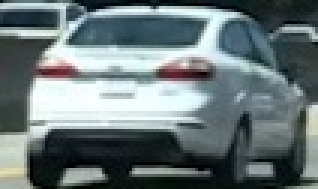
#> input picture lesson_20_object_detection/16_spatial_spinning_of_color/cutouts/cutout1.jpg, 106 x 63 px (shown 3 times larger)
$ python spatial_bin.py
#> lines starting #> are read from the running program, lines starting #| are printed output that depends on the picture
import numpy as np
import cv2
import matplotlib.pyplot as plt
import matplotlib.image as mpimg

# Read in an image
# You can also read cutout2, 3, 4 etc. to see other examples
# image = mpimg.imread('cutout1.jpg')

image_list = ['./cutouts/cutout1.jpg', './cutouts/cutout2.jpg', './cutouts/cutout3.jpg',
              './cutouts/cutout4.jpg', './cutouts/cutout5.jpg', './cutouts/cutout6.jpg']

image_list = image_list + ['others/31-car.png', 'others/53-car.png', 'others/2-nocar.png',
                           'others/8-nocar.png', 'others/3-nocar.png', 'others/25-car.png']

# Define a function to compute color histogram features
# Pass the color_space flag as 3-letter all caps string
# like 'HSV' or 'LUV' etc.
# KEEP IN MIND IF YOU DECIDE TO USE THIS FUNCTION LATER
# IN YOUR PROJECT THAT IF YOU READ THE IMAGE WITH
# cv2.imread() INSTEAD YOU START WITH BGR COLOR!
def bin_spatial(img, color_space='RGB', size=(32, 32)):
    # Convert image tonew color space (if specified)
    if color_space == 'HSV':
        img_copy = cv2.cvtColor(img, cv2.COLOR_RGB2HSV)
    elif color_space == 'LUV':
        img_copy = cv2.cvtColor(img, cv2.COLOR_RGB2LUV)
    elif color_space == 'HLS':
        img_copy = cv2.cvtColor(img, cv2.COLOR_RGB2HLS)
    elif color_space == 'LAB':
        img_copy = cv2.cvtColor(img, cv2.COLOR_RGB2LAB)
    else:
        img_copy = np.copy(img)
    # Use cv2.resize().ravel() to create the feature vector
    dst = cv2.resize(img_copy, size)

    features = dst.ravel()

    # Return the feature vector
    return features

color_spaces = ['RGB', 'HSV', 'LUV', 'HLS', 'LAB']

for image_name in image_list:
    for color_space in color_spaces:
        image = mpimg.imread(image_name)
#> image is the input picture: shape (63, 106, 3); mean R, G, B 105.4, 118.5, 120.3

        feature_vec = bin_spatial(image, color_space=color_space, size=(32, 32))
#> in bin_spatial, `dst = cv2.resize(img_copy, size)`:
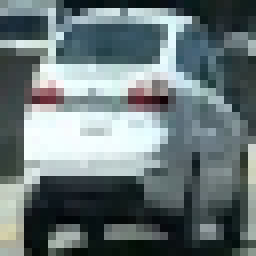
#> dst: shape (32, 32, 3) (shown 8 times larger); mean R, G, B 105.4, 118.5, 120.3
#> in bin_spatial, `features = dst.ravel()`: features = 3072 values, max 255 at index 788, min 1 at index 36, mean 114.7
#> feature_vec has the same summary as features in bin_spatial

        # Plot features
        plt.plot(feature_vec)
        plt.title('Spatially Binned Features: {} - {}'.format(image_name, color_space))
        plt.show()
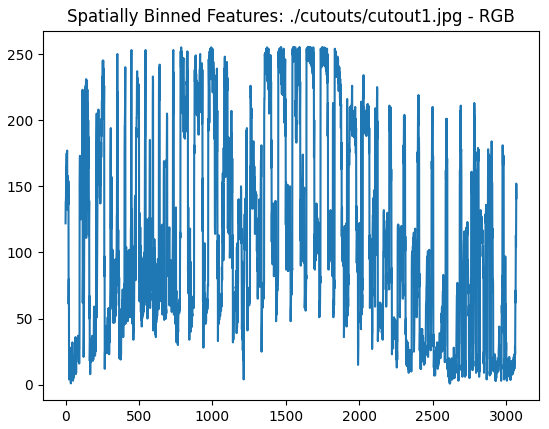
#> figure drawn by matplotlib, 1 panel; curve peaks at x = 788, y = 255
#> pass 2 of the loop `for image_name in image_list:`:
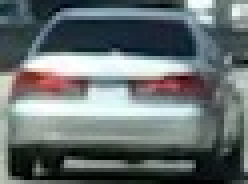
#> input picture lesson_20_object_detection/16_spatial_spinning_of_color/cutouts/cutout2.jpg, 62 x 46 px (shown 4 times larger)
#> image is the input picture: shape (46, 62, 3); mean R, G, B 103.4, 112.1, 112.8
#> in bin_spatial (call 6), `dst = cv2.resize(img_copy, size)`:
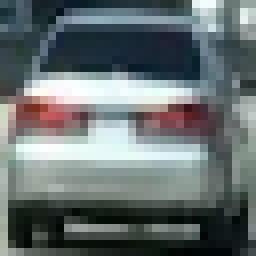
#> dst: shape (32, 32, 3) (shown 8 times larger); mean R, G, B 102.9, 111.6, 112.3
#> features = 3072 values, max 255 at index 1071, min 0 at index 3045, mean 108.9
#> feature_vec has the same summary as features in bin_spatial
#> `plt.show()`:
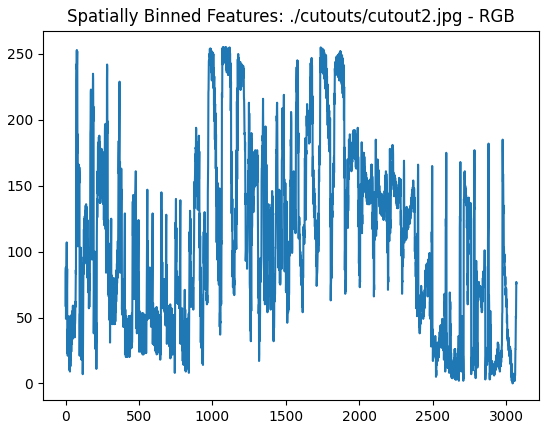
#> figure drawn by matplotlib, 1 panel; curve peaks at x = 1071, y = 255
#> pass 3 of the loop `for image_name in image_list:`:
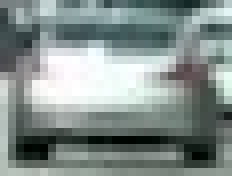
#> input picture lesson_20_object_detection/16_spatial_spinning_of_color/cutouts/cutout3.jpg, 29 x 22 px (shown 8 times larger)
#> image is the input picture: shape (22, 29, 3); mean R, G, B 131.5, 142.9, 140.1
#> in bin_spatial (call 11), `dst = cv2.resize(img_copy, size)`:
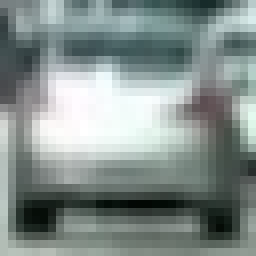
#> dst: shape (32, 32, 3) (shown 8 times larger); mean R, G, B 131.5, 142.9, 140.1
#> features = 3072 values, max 255 at index 1085, min 2 at index 2448, mean 138.1
#> feature_vec has the same summary as features in bin_spatial
#> `plt.show()`:
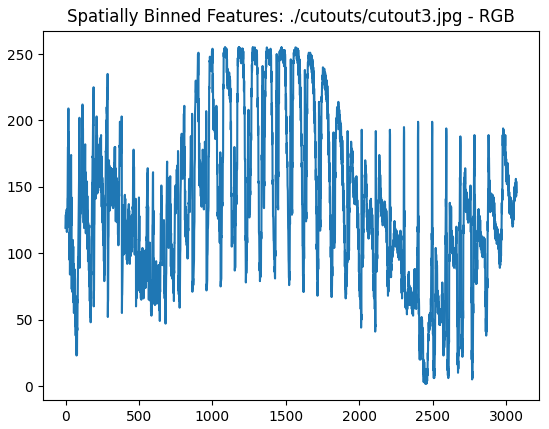
#> figure drawn by matplotlib, 1 panel; curve peaks at x = 1085, y = 255
#> (the run stopped early here; a loop or call above may not have finished)
